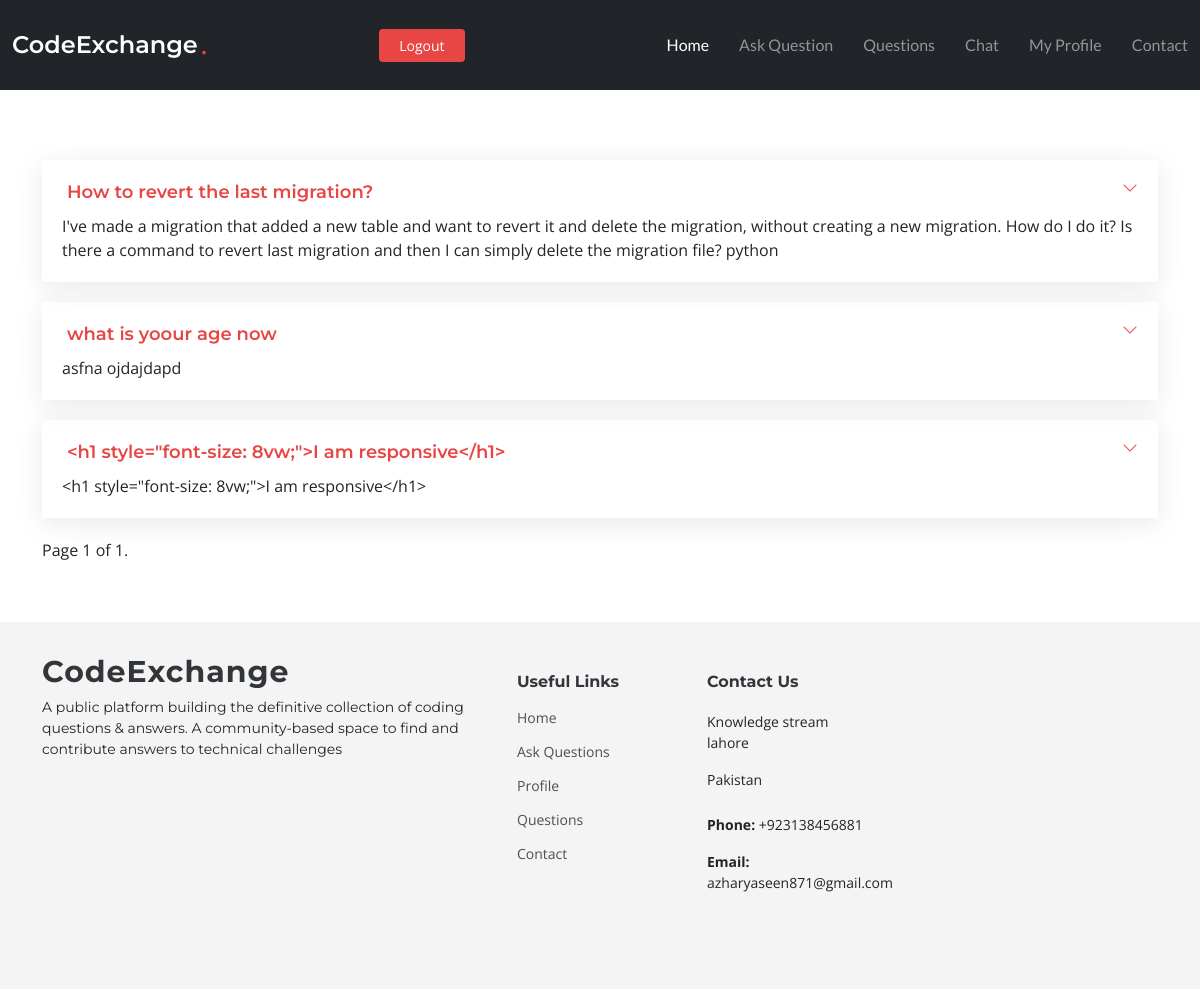
Screenshot of /posted_answers/2 (signed in) with the database file from the repository.
### app/models.py (models this page shows, shortened)
class Answer(models.Model):
    question = models.ForeignKey(Questions, related_name="comment",on_delete=models.CASCADE)
    name = models.CharField(max_length=100)
    content = HTMLField()
    date_created = models.DateTimeField(default=timezone.now)

class Questions(models.Model):
    user = models.ForeignKey(User, on_delete=models.CASCADE)
    title = models.CharField(max_length=1000)
    content = HTMLField()
    likes = models.ManyToManyField(User, related_name='like')
    date_created = models.DateTimeField(default=timezone.now)
    image = models.ImageField(upload_to='question_pic', blank=True, null=True)

### app/views.py (the view)
# urls.py: path("posted_answers/<int:id>", views.posted_answers, name="posted_answers"),
@login_required(login_url='login')
def posted_answers(request,id):
    user = get_object_or_404(User, pk= id)
    answers = Answer.objects.filter(name=user)
    paginator = Paginator(answers, 5)
    page_number = request.GET.get("page")
    page_obj = paginator.get_page(page_number)
    return render(request, 'app/posted_answers.html',{'answers':answers,'page_obj': page_obj})

### app/templates/app/posted_answers.html (shortened to what this page needs)
{% extends 'base.html' %}
{% block content %}
{% if answers %}
  <body>
    <section id="faq" class="faq">
      <div class="container" style="margin-top: 100px;">
          <div class="" data-aos="fade-up" data-aos-delay="200">
            <div class="faq-container">
              {% for answers in page_obj %}
              <div class="faq-item faq-active">
                <a href="{% url 'detail' answers.question.id %}"> <h3> <span>{{ answers.question.title }}</span></h3></a>
                <div class="faq-content">
                  <p>{{ answers.question.content }}</p>
                </div>
                <i class="faq-toggle bi bi-chevron-right"></i>
              </div>
              {% endfor %}
              {% include "app/includes/paginator.html" %}
            </div>
          </div>
        </div>
    </section>
    {% else %}
    <p style="margin-top: 100px;">
        no answers posted yet...
  </p>
    {% endif %}
  </body>
  {% endblock content %}

### static/assets/css/main.css (style rules this page uses)
:root { --font-default: "Open Sans", system-ui, -apple-system, "Segoe UI", Roboto, "Helvetica Neue", Arial, "Noto Sans", "Liberation Sans", sans-serif, "Apple Color Emoji", "Segoe UI Emoji", "Segoe UI Symbol", "Noto Color Emoji"; --font-primary: "Montserrat", sans-serif; --font-secondary: "Lato", sans-serif; }
:root { --color-default: #212529; --color-default-rgb: 33, 37, 41; --color-background: #ffffff; --color-background-rgb: 255, 255, 255; --color-primary: #e84545; --color-primary-rgb: 232, 69, 69; --color-secondary: #32353a; --color-secondary-rgb: 50, 53, 58; --color-box-background: #ffffff; --color-box-background-rgb: 255, 255, 255; --color-inverse: #ffffff; --color-inverse-rgb: 255, 255, 255; }
:root { --color-nav: #3a3939; --color-nav-hover: #e84545; --color-nav-dropdown: #3a3939; --color-nav-dropdown-hover: #e84545; --color-nav-dropdown-background: #ffffff; --color-nav-mobile-background: #ffffff; }
:root { scroll-behavior: smooth; }
body { color: var(--color-default); background-color: var(--color-background); font-family: var(--font-default); }
a { color: var(--color-primary); text-decoration: none; transition: 0.3s; }
h1, h2, h3, h4, h5, h6 { font-family: var(--font-primary); }
section { color: var(--color-default); background-color: var(--color-background); padding: 60px 0; overflow: clip; }
section { scroll-margin-top: 90px; }
.faq .faq-container .faq-item { position: relative; padding: 20px; margin-bottom: 20px; box-shadow: 0px 5px 25px 0px rgba(var(--color-default-rgb), 0.1); overflow: hidden; }
.faq .faq-container .faq-item h3 { color: var(--color-secondary); font-weight: 600; font-size: 18px; line-height: 24px; margin: 0 30px 0 0; transition: 0.3s; cursor: pointer; display: flex; align-items: flex-start; }
.faq .faq-container .faq-item .faq-content { display: grid; grid-template-rows: 0fr; transition: 0.3s ease-in-out; visibility: hidden; opacity: 0; }
.faq .faq-container .faq-item .faq-content p { margin-bottom: 0; overflow: hidden; }
.faq .faq-container .faq-item .faq-toggle { position: absolute; top: 20px; right: 20px; font-size: 16px; line-height: 0; transition: 0.3s; cursor: pointer; }
.faq .faq-container .faq-active h3 { color: var(--color-primary); }
.faq .faq-container .faq-active .faq-content { grid-template-rows: 1fr; visibility: visible; opacity: 1; padding-top: 10px; }
.faq .faq-container .faq-active .faq-toggle { transform: rotate(90deg); color: var(--color-primary); }

### rows the page displays
Answer: question "How to revert the last migration?", question.content "I've made a migration that added a new table and want to revert it and delete the migration, without creating a new migration. How do I do it? Is there a command to revert last migration and then I can simply delete the migration file? python"
Answer: question "what is yoour age now", question.content "asfna ojdajdapd"
Answer: question "<h1 style=\"font-size: 8vw;\">I am responsive</h1>", question.content "<h1 style=\"font-size: 8vw;\">I am responsive</h1>"

### other values shown
{{ page_obj.number }} "1"
{{ page_obj.paginator.num_pages }} "1"
